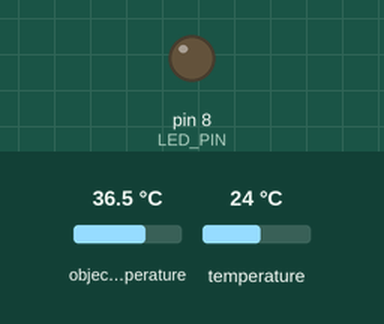
Recording of a sketch running on a simulated Arduino Uno, built with avr-gcc and run on an emulated ATmega328P. Parts: output pins drawn as LEDs (lit = HIGH). The inputs (shaded band) are chosen by the test bench; at power-on: object temperature 36.5 °C, temperature 24 °C. What the sketch prints to the serial monitor is not drawn.

Above: at 0.01 s.
At 1.2 s:
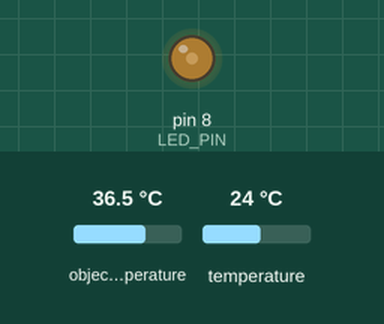
1.3 s: object temperature set to 20 °C
5.5 s: temperature set to 33 °C
Timing chart, 0 to 13.6 s (numbered marks = the images above; inputs shaded):
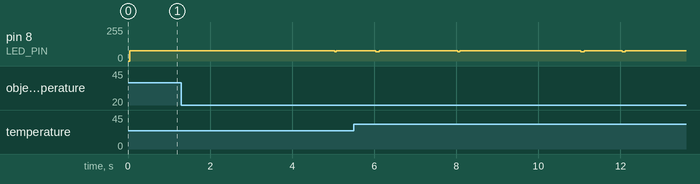

The sketch:

MLX90614_Serial.ino
```cpp
/******************************************************************************
  MLX90614_Serial_Demo.ino
  Serial output example for the MLX90614 Infrared Thermometer

  This example reads from the MLX90614 and prints out ambient and object
  temperatures every half-second or so. Open the serial monitor and set the
  baud rate to 9600.

  Hardware Hookup (if you're not using the eval board):
  MLX90614 ------------- Arduino
  VDD ------------------ 3.3V
  VSS ------------------ GND
  SDA ------------------ SDA (A4 on older boards)
  SCL ------------------ SCL (A5 on older boards)

  An LED can be attached to pin 8 to monitor for any read errors.

  Jim Lindblom @ SparkFun Electronics
  October 23, 2015
  https://github.com/sparkfun/SparkFun_MLX90614_Arduino_Library

  Development environment specifics:
  Arduino 1.6.5
  SparkFun IR Thermometer Evaluation Board - MLX90614
******************************************************************************/

#include <Wire.h> // I2C library, required for MLX90614
#include <SparkFunMLX90614.h> // SparkFunMLX90614 Arduino library

IRTherm therm; // Create an IRTherm object to interact with throughout

const byte LED_PIN = 8; // Optional LED attached to pin 8 (active low)

float max_temp;
float curr_temp;
unsigned long TimerA;
unsigned long TimerB;

void setup()
{
  Serial.begin(9600); // Initialize Serial to log output
  therm.begin(); // Initialize thermal IR sensor
  therm.setUnit(TEMP_C); // Set the library's units to Farenheit
  // Alternatively, TEMP_F can be replaced with TEMP_C for Celsius or
  // TEMP_K for Kelvin.
  curr_temp = 0;
  max_temp = 0;
  pinMode(LED_PIN, OUTPUT); // LED pin as output
  setLED(LOW); // LED OFF
  TimerA = 0;
  TimerB = 0;
}

void loop()
{
  setLED(HIGH); //LED on

  // Use the object() and ambient() functions to grab the object and ambient
  // temperatures.
  // They'll be floats, calculated out to the unit you set with setUnit().
  // Call therm.read() to read object and ambient temperatures from the sensor.

  if (millis() - TimerA > 1)
  {
    if (therm.read()) // On success, read() will return 1, on fail 0.
    {
      curr_temp = therm.object();
      if (curr_temp > max_temp)
      {
        max_temp = curr_temp;
      }
      TimerA = millis();
    }
  }

  if ((millis())- TimerB > 1000)
  {
    Serial.print("Object: " + String(max_temp, 2));
    Serial.write('°'); // Degree Symbol
    Serial.println("C");
    Serial.print("Ambient: " + String(therm.ambient(), 2));
    Serial.write('°'); // Degree Symbol
    Serial.println("C");
    Serial.println();
    curr_temp = 0;
    max_temp = 0;
    TimerB = millis();
  }
  setLED(LOW);

}

void setLED(bool on)
{
  if (on)
    digitalWrite(LED_PIN, LOW);
  else
    digitalWrite(LED_PIN, HIGH);
}
```
